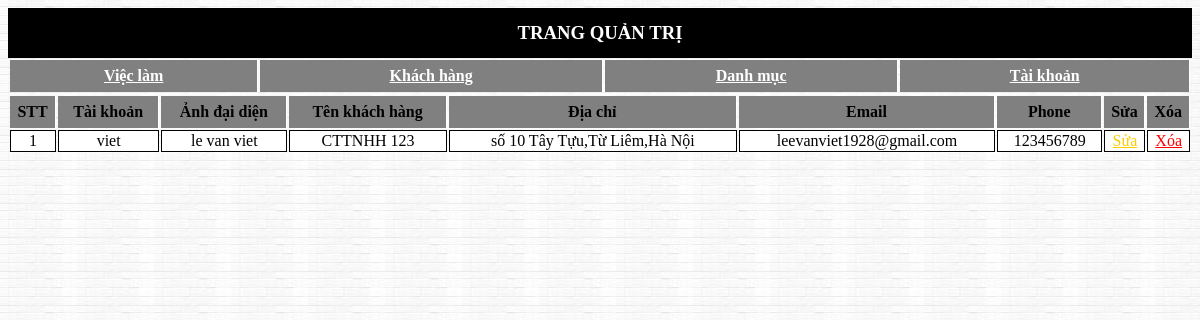
/customer.php, run on the app's committed database.
### tables this page shows
CREATE TABLE `customer` (
  `id_custom` int(11) NOT NULL,
  `id_acount` int(11) NOT NULL,
  `avatar` varchar(128) NOT NULL,
  `name` varchar(64) NOT NULL,
  `address` varchar(128) NOT NULL,
  `email_contact` varchar(64) NOT NULL,
  `phone` int(11) NOT NULL
);

CREATE TABLE `account` (
  `id_account` int(11) NOT NULL,
  `username` varchar(32) NOT NULL,
  `password` varchar(64) DEFAULT NULL,
  `name_displayed` varchar(64) NOT NULL,
  `email_restore` varchar(32) NOT NULL
);

### customer.php (the view, shortened to what this page needs)
<?php
require './header.php';
?>
<div id="customer">
	<table>
		<tr>
		<th>STT</th>
		<th>Tài khoản</th>
		<th>Ảnh đại diện</th>
		<th>Tên khách hàng</th>
		<th>Địa chỉ</th>
		<th>Email</th>
		<th>Phone</th>
		<th>Sửa</th>
     	 <th>Xóa</th>
		</tr>
			<?php
            require_once './connection.php';
               $stt=1;
                $rows = array();
                 $result=mysqli_query($connect,"SELECT `id_custom`, `username`, `avatar`,`name`, `address`, `email_contact`, `phone` FROM `customer` INNER JOIN `account` ON `id_acount` = `id_account`");
               while ($data = mysqli_fetch_assoc($result))
               { $rows[] = $data;
                   echo"<tr>";
                    echo"<td >$stt</td>";
                    echo"<td >$data[username]</td>";
                    echo"<td >$data[avatar]</td>";
                    echo"<td >$data[name]</td>";
                    echo"<td >$data[address]</td>";
                    echo"<td >$data[email_contact]</td>";
                    echo"<td >$data[phone]</td>";
                    echo " <td><a style='color: #ffcc00' href='edit_sanpham.php?id=$data[id_custom]'>Sửa</a></td>";
                    echo"<td><a style='color: red' href='delete_sanpham.php?id=$data[id_custom] '>Xóa</a></td>";
                echo"</tr>";
                $stt++;
               }
                        ?>
	</table>
</div>
</body>
</html>

### styleAPI.css (style rules this page uses)
body { background-image: url("bg1.jpg"); }
#customer table { width: 100% }
#customer th { border-right: 1px solid #fff; text-align: center; background: gray; line-height: 30px; box-sizing: border-box; }
#customer td { text-align: center; border: 1px solid black; background-color: white; }

### data on the page
customer: id_acount.username "viet", avatar "le van viet", name "CTTNHH 123", address "số 10 Tây Tựu,Từ Liêm,Hà Nội", email_contact "leevanviet1928@gmail.com", phone "123456789"
